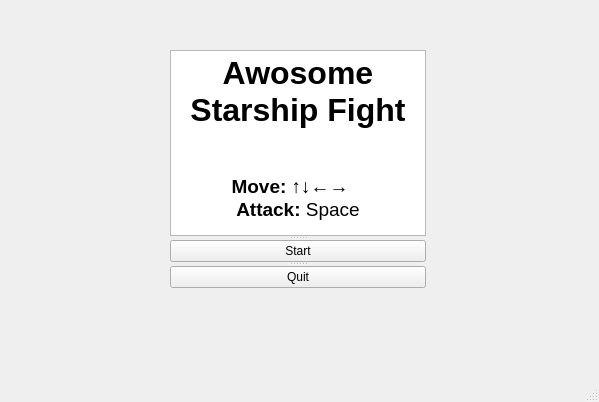
<?xml version="1.0" encoding="UTF-8"?>
<ui version="4.0">
 <class>MainWindow</class>
 <widget class="QMainWindow" name="MainWindow">
  <property name="geometry">
   <rect>
    <x>0</x>
    <y>0</y>
    <width>599</width>
    <height>402</height>
   </rect>
  </property>
  <property name="windowTitle">
   <string>MainWindow</string>
  </property>
  <widget class="QWidget" name="centralwidget">
   <widget class="QSplitter" name="splitter_3">
    <property name="geometry">
     <rect>
      <x>170</x>
      <y>50</y>
      <width>256</width>
      <height>238</height>
     </rect>
    </property>
    <property name="orientation">
     <enum>Qt::Vertical</enum>
    </property>
    <widget class="QTextBrowser" name="textBrowser">
     <property name="html">
      <string>&lt;!DOCTYPE HTML PUBLIC &quot;-//W3C//DTD HTML 4.0//EN&quot; &quot;http://www.w3.org/TR/REC-html40/strict.dtd&quot;&gt;
&lt;html&gt;&lt;head&gt;&lt;meta name=&quot;qrichtext&quot; content=&quot;1&quot; /&gt;&lt;style type=&quot;text/css&quot;&gt;
p, li { white-space: pre-wrap; }
&lt;/style&gt;&lt;/head&gt;&lt;body style=&quot; font-family:'MS Shell Dlg 2'; font-size:8.25pt; font-weight:400; font-style:normal;&quot;&gt;
&lt;p align=&quot;center&quot; style=&quot; margin-top:0px; margin-bottom:0px; margin-left:0px; margin-right:0px; -qt-block-indent:0; text-indent:0px;&quot;&gt;&lt;span style=&quot; font-size:24pt; font-weight:600;&quot;&gt;Awosome Starship Fight&lt;/span&gt;&lt;/p&gt;
&lt;p align=&quot;center&quot; style=&quot;-qt-paragraph-type:empty; margin-top:0px; margin-bottom:0px; margin-left:0px; margin-right:0px; -qt-block-indent:0; text-indent:0px; font-size:14pt; font-weight:600;&quot;&gt;&lt;br /&gt;&lt;/p&gt;
&lt;p align=&quot;center&quot; style=&quot;-qt-paragraph-type:empty; margin-top:0px; margin-bottom:0px; margin-left:0px; margin-right:0px; -qt-block-indent:0; text-indent:0px; font-size:14pt; font-weight:600;&quot;&gt;&lt;br /&gt;&lt;/p&gt;
&lt;p align=&quot;center&quot; style=&quot; margin-top:0px; margin-bottom:0px; margin-left:0px; margin-right:0px; -qt-block-indent:0; text-indent:0px;&quot;&gt;&lt;span style=&quot; font-size:14pt; font-weight:600;&quot;&gt;Move: ↑↓←→   &lt;/span&gt;&lt;/p&gt;
&lt;p align=&quot;center&quot; style=&quot; margin-top:0px; margin-bottom:0px; margin-left:0px; margin-right:0px; -qt-block-indent:0; text-indent:0px;&quot;&gt;&lt;span style=&quot; font-size:14pt; font-weight:600;&quot;&gt;Attack: &lt;/span&gt;&lt;span style=&quot; font-size:14pt;&quot;&gt;Space&lt;/span&gt;&lt;/p&gt;&lt;/body&gt;&lt;/html&gt;</string>
     </property>
    </widget>
    <widget class="QSplitter" name="splitter">
     <property name="orientation">
      <enum>Qt::Vertical</enum>
     </property>
     <widget class="QSplitter" name="splitter_2">
      <property name="orientation">
       <enum>Qt::Vertical</enum>
      </property>
      <widget class="QPushButton" name="startButton">
       <property name="text">
        <string>Start</string>
       </property>
      </widget>
      <widget class="QPushButton" name="quitButton">
       <property name="text">
        <string>Quit</string>
       </property>
      </widget>
     </widget>
    </widget>
   </widget>
  </widget>
  <widget class="QMenuBar" name="menubar">
   <property name="geometry">
    <rect>
     <x>0</x>
     <y>0</y>
     <width>599</width>
     <height>21</height>
    </rect>
   </property>
  </widget>
  <widget class="QStatusBar" name="statusbar"/>
 </widget>
 <resources/>
 <connections/>
</ui>
